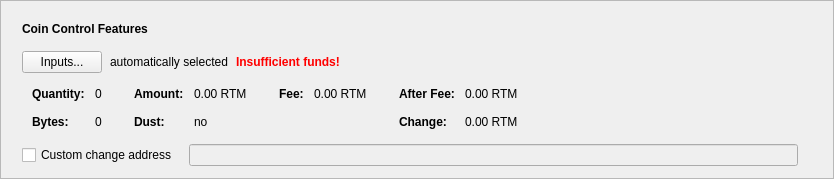
      <widget class="QFrame" name="frameCoinControl">
       <property name="sizePolicy">
        <sizepolicy hsizetype="Expanding" vsizetype="Fixed">
         <horstretch>0</horstretch>
         <verstretch>0</verstretch>
        </sizepolicy>
       </property>
       <property name="frameShape">
        <enum>QFrame::StyledPanel</enum>
       </property>
       <property name="frameShadow">
        <enum>QFrame::Raised</enum>
       </property>
       <layout class="QVBoxLayout" name="verticalLayout_2">
        <item>
         <layout class="QVBoxLayout" name="verticalLayoutCoinControl" stretch="0,0,0,0,0">
          <property name="spacing">
           <number>0</number>
          </property>
          <property name="sizeConstraint">
           <enum>QLayout::SetDefaultConstraint</enum>
          </property>
          <property name="leftMargin">
           <number>10</number>
          </property>
          <property name="topMargin">
           <number>10</number>
          </property>
          <item>
           <layout class="QHBoxLayout" name="horizontalLayoutCoinControl1">
            <property name="bottomMargin">
             <number>15</number>
            </property>
            <item>
             <widget class="QLabel" name="labelCoinControlFeatures">
              <property name="sizePolicy">
               <sizepolicy hsizetype="Preferred" vsizetype="Maximum">
                <horstretch>0</horstretch>
                <verstretch>0</verstretch>
               </sizepolicy>
              </property>
              <property name="font">
               <font>
                <weight>75</weight>
                <bold>true</bold>
               </font>
              </property>
              <property name="styleSheet">
               <string notr="true">font-weight:bold;</string>
              </property>
              <property name="text">
               <string>Coin Control Features</string>
              </property>
             </widget>
            </item>
           </layout>
          </item>
          <item>
           <layout class="QHBoxLayout" name="horizontalLayoutCoinControl2" stretch="0,0,0,0">
            <property name="spacing">
             <number>8</number>
            </property>
            <property name="bottomMargin">
             <number>10</number>
            </property>
            <item>
             <widget class="QPushButton" name="pushButtonCoinControl">
              <property name="styleSheet">
               <string notr="true"/>
              </property>
              <property name="text">
               <string>Inputs...</string>
              </property>
              <property name="autoDefault">
               <bool>false</bool>
              </property>
             </widget>
            </item>
            <item>
             <widget class="QLabel" name="labelCoinControlAutomaticallySelected">
              <property name="text">
               <string>automatically selected</string>
              </property>
              <property name="margin">
               <number>5</number>
              </property>
             </widget>
            </item>
            <item>
             <widget class="QLabel" name="labelCoinControlInsuffFunds">
              <property name="font">
               <font>
                <weight>75</weight>
                <bold>true</bold>
               </font>
              </property>
              <property name="styleSheet">
               <string notr="true">color:red;font-weight:bold;</string>
              </property>
              <property name="text">
               <string>Insufficient funds!</string>
              </property>
              <property name="margin">
               <number>5</number>
              </property>
             </widget>
            </item>
            <item>
             <spacer name="horizontalSpacerCoinControl">
              <property name="orientation">
               <enum>Qt::Horizontal</enum>
              </property>
              <property name="sizeHint" stdset="0">
               <size>
                <width>40</width>
                <height>1</height>
               </size>
              </property>
             </spacer>
            </item>
           </layout>
          </item>
          <item>
           <widget class="QWidget" name="widgetCoinControl" native="true">
            <property name="sizePolicy">
             <sizepolicy hsizetype="Preferred" vsizetype="Preferred">
              <horstretch>0</horstretch>
              <verstretch>0</verstretch>
             </sizepolicy>
            </property>
            <property name="minimumSize">
             <size>
              <width>0</width>
              <height>0</height>
             </size>
            </property>
            <property name="styleSheet">
             <string notr="true"/>
            </property>
            <layout class="QHBoxLayout" name="horizontalLayoutCoinControl5">
             <property name="leftMargin">
              <number>0</number>
             </property>
             <property name="topMargin">
              <number>0</number>
             </property>
             <property name="rightMargin">
              <number>0</number>
             </property>
             <property name="bottomMargin">
              <number>0</number>
             </property>
             <item>
              <layout class="QHBoxLayout" name="horizontalLayoutCoinControl3" stretch="0,0,0,1">
               <property name="spacing">
                <number>20</number>
               </property>
               <property name="topMargin">
                <number>0</number>
               </property>
               <property name="bottomMargin">
                <number>10</number>
               </property>
               <item>
                <layout class="QFormLayout" name="formLayoutCoinControl1">
                 <property name="horizontalSpacing">
                  <number>10</number>
                 </property>
                 <property name="verticalSpacing">
                  <number>14</number>
                 </property>
                 <property name="leftMargin">
                  <number>10</number>
                 </property>
                 <property name="topMargin">
                  <number>4</number>
                 </property>
                 <property name="rightMargin">
                  <number>6</number>
                 </property>
                 <item row="0" column="0">
                  <widget class="QLabel" name="labelCoinControlQuantityText">
                   <property name="font">
                    <font>
                     <weight>75</weight>
                     <bold>true</bold>
                    </font>
                   </property>
                   <property name="text">
                    <string>Quantity:</string>
                   </property>
                   <property name="margin">
                    <number>0</number>
                   </property>
                  </widget>
                 </item>
                 <item row="0" column="1">
                  <widget class="QLabel" name="labelCoinControlQuantity">
                   <property name="cursor">
                    <cursorShape>IBeamCursor</cursorShape>
                   </property>
                   <property name="contextMenuPolicy">
                    <enum>Qt::ActionsContextMenu</enum>
                   </property>
                   <property name="text">
                    <string notr="true">0</string>
                   </property>
                   <property name="margin">
                    <number>0</number>
                   </property>
                   <property name="textInteractionFlags">
                    <set>Qt::LinksAccessibleByMouse|Qt::TextSelectableByKeyboard|Qt::TextSelectableByMouse</set>
                   </property>
                  </widget>
                 </item>
                 <item row="1" column="0">
                  <widget class="QLabel" name="labelCoinControlBytesText">
                   <property name="font">
                    <font>
                     <weight>75</weight>
                     <bold>true</bold>
                    </font>
                   </property>
                   <property name="text">
                    <string>Bytes:</string>
                   </property>
                  </widget>
                 </item>
                 <item row="1" column="1">
                  <widget class="QLabel" name="labelCoinControlBytes">
                   <property name="cursor">
                    <cursorShape>IBeamCursor</cursorShape>
                   </property>
                   <property name="contextMenuPolicy">
                    <enum>Qt::ActionsContextMenu</enum>
                   </property>
                   <property name="text">
                    <string notr="true">0</string>
                   </property>
                   <property name="textInteractionFlags">
                    <set>Qt::LinksAccessibleByMouse|Qt::TextSelectableByKeyboard|Qt::TextSelectableByMouse</set>
                   </property>
                  </widget>
                 </item>
                </layout>
               </item>
               <item>
                <layout class="QFormLayout" name="formLayoutCoinControl2">
                 <property name="horizontalSpacing">
                  <number>10</number>
                 </property>
                 <property name="verticalSpacing">
                  <number>14</number>
                 </property>
                 <property name="leftMargin">
                  <number>6</number>
                 </property>
                 <property name="topMargin">
                  <number>4</number>
                 </property>
                 <property name="rightMargin">
                  <number>6</number>
                 </property>
                 <item row="0" column="0">
                  <widget class="QLabel" name="labelCoinControlAmountText">
                   <property name="font">
                    <font>
                     <weight>75</weight>
                     <bold>true</bold>
                    </font>
                   </property>
                   <property name="text">
                    <string>Amount:</string>
                   </property>
                   <property name="margin">
                    <number>0</number>
                   </property>
                  </widget>
                 </item>
                 <item row="0" column="1">
                  <widget class="QLabel" name="labelCoinControlAmount">
                   <property name="cursor">
                    <cursorShape>IBeamCursor</cursorShape>
                   </property>
                   <property name="contextMenuPolicy">
                    <enum>Qt::ActionsContextMenu</enum>
                   </property>
                   <property name="text">
                    <string notr="true">0.00 RTM</string>
                   </property>
                   <property name="textInteractionFlags">
                    <set>Qt::LinksAccessibleByMouse|Qt::TextSelectableByKeyboard|Qt::TextSelectableByMouse</set>
                   </property>
                  </widget>
                 </item>
                 <item row="1" column="0">
                  <widget class="QLabel" name="labelCoinControlLowOutputText">
                   <property name="font">
                    <font>
                     <weight>75</weight>
                     <bold>true</bold>
                    </font>
                   </property>
                   <property name="text">
                    <string>Dust:</string>
                   </property>
                  </widget>
                 </item>
                 <item row="1" column="1">
                  <widget class="QLabel" name="labelCoinControlLowOutput">
                   <property name="cursor">
                    <cursorShape>IBeamCursor</cursorShape>
                   </property>
                   <property name="contextMenuPolicy">
                    <enum>Qt::ActionsContextMenu</enum>
                   </property>
                   <property name="text">
                    <string notr="true">no</string>
                   </property>
                   <property name="textInteractionFlags">
                    <set>Qt::LinksAccessibleByMouse|Qt::TextSelectableByKeyboard|Qt::TextSelectableByMouse</set>
                   </property>
                  </widget>
                 </item>
                </layout>
               </item>
               <item>
                <layout class="QFormLayout" name="formLayoutCoinControl3">
                 <property name="horizontalSpacing">
                  <number>10</number>
                 </property>
                 <property name="verticalSpacing">
                  <number>14</number>
                 </property>
                 <property name="leftMargin">
                  <number>6</number>
                 </property>
                 <property name="topMargin">
                  <number>4</number>
                 </property>
                 <property name="rightMargin">
                  <number>6</number>
                 </property>
                 <item row="0" column="0">
                  <widget class="QLabel" name="labelCoinControlFeeText">
                   <property name="font">
                    <font>
                     <weight>75</weight>
                     <bold>true</bold>
                    </font>
                   </property>
                   <property name="text">
                    <string>Fee:</string>
                   </property>
                   <property name="margin">
                    <number>0</number>
                   </property>
                  </widget>
                 </item>
                 <item row="0" column="1">
                  <widget class="QLabel" name="labelCoinControlFee">
                   <property name="cursor">
                    <cursorShape>IBeamCursor</cursorShape>
                   </property>
                   <property name="contextMenuPolicy">
                    <enum>Qt::ActionsContextMenu</enum>
                   </property>
                   <property name="text">
                    <string notr="true">0.00 RTM</string>
                   </property>
                   <property name="textInteractionFlags">
                    <set>Qt::LinksAccessibleByMouse|Qt::TextSelectableByKeyboard|Qt::TextSelectableByMouse</set>
                   </property>
                  </widget>
                 </item>
                </layout>
               </item>
               <item>
                <layout class="QFormLayout" name="formLayoutCoinControl4">
                 <property name="horizontalSpacing">
                  <number>10</number>
                 </property>
                 <property name="verticalSpacing">
                  <number>14</number>
                 </property>
                 <property name="leftMargin">
                  <number>6</number>
                 </property>
                 <property name="topMargin">
                  <number>4</number>
                 </property>
                 <property name="rightMargin">
                  <number>6</number>
                 </property>
                 <item row="0" column="0">
                  <widget class="QLabel" name="labelCoinControlAfterFeeText">
                   <property name="font">
                    <font>
                     <weight>75</weight>
                     <bold>true</bold>
                    </font>
                   </property>
                   <property name="text">
                    <string>After Fee:</string>
                   </property>
                   <property name="margin">
                    <number>0</number>
                   </property>
                  </widget>
                 </item>
                 <item row="0" column="1">
                  <widget class="QLabel" name="labelCoinControlAfterFee">
                   <property name="cursor">
                    <cursorShape>IBeamCursor</cursorShape>
                   </property>
                   <property name="contextMenuPolicy">
                    <enum>Qt::ActionsContextMenu</enum>
                   </property>
                   <property name="text">
                    <string notr="true">0.00 RTM</string>
                   </property>
                   <property name="textInteractionFlags">
                    <set>Qt::LinksAccessibleByMouse|Qt::TextSelectableByKeyboard|Qt::TextSelectableByMouse</set>
                   </property>
                  </widget>
                 </item>
                 <item row="1" column="0">
                  <widget class="QLabel" name="labelCoinControlChangeText">
                   <property name="font">
                    <font>
                     <weight>75</weight>
                     <bold>true</bold>
                    </font>
                   </property>
                   <property name="text">
                    <string>Change:</string>
                   </property>
                  </widget>
                 </item>
                 <item row="1" column="1">
                  <widget class="QLabel" name="labelCoinControlChange">
                   <property name="cursor">
                    <cursorShape>IBeamCursor</cursorShape>
                   </property>
                   <property name="contextMenuPolicy">
                    <enum>Qt::ActionsContextMenu</enum>
                   </property>
                   <property name="text">
                    <string notr="true">0.00 RTM</string>
                   </property>
                   <property name="textInteractionFlags">
                    <set>Qt::LinksAccessibleByMouse|Qt::TextSelectableByKeyboard|Qt::TextSelectableByMouse</set>
                   </property>
                  </widget>
                 </item>
                </layout>
               </item>
              </layout>
             </item>
            </layout>
           </widget>
          </item>
          <item>
           <layout class="QHBoxLayout" name="horizontalLayoutCoinControl4" stretch="0,0,0">
            <property name="spacing">
             <number>12</number>
            </property>
            <property name="sizeConstraint">
             <enum>QLayout::SetDefaultConstraint</enum>
            </property>
            <property name="topMargin">
             <number>5</number>
            </property>
            <property name="rightMargin">
             <number>5</number>
            </property>
            <item>
             <widget class="QCheckBox" name="checkBoxCoinControlChange">
              <property name="toolTip">
               <string>If this is activated, but the change address is empty or invalid, change will be sent to a newly generated address.</string>
              </property>
              <property name="text">
               <string>Custom change address</string>
              </property>
             </widget>
            </item>
            <item>
             <widget class="QValidatedLineEdit" name="lineEditCoinControlChange">
              <property name="enabled">
               <bool>false</bool>
              </property>
              <property name="sizePolicy">
               <sizepolicy hsizetype="Expanding" vsizetype="Fixed">
                <horstretch>0</horstretch>
                <verstretch>0</verstretch>
               </sizepolicy>
              </property>
             </widget>
            </item>
            <item>
             <widget class="QLabel" name="labelCoinControlChangeLabel">
              <property name="sizePolicy">
               <sizepolicy hsizetype="Preferred" vsizetype="Expanding">
                <horstretch>0</horstretch>
                <verstretch>0</verstretch>
               </sizepolicy>
              </property>
              <property name="minimumSize">
               <size>
                <width>0</width>
                <height>0</height>
               </size>
              </property>
              <property name="text">
               <string/>
              </property>
              <property name="margin">
               <number>3</number>
              </property>
             </widget>
            </item>
           </layout>
          </item>
          <item>
           <spacer name="verticalSpacerCoinControl">
            <property name="orientation">
             <enum>Qt::Vertical</enum>
            </property>
            <property name="sizeType">
             <enum>QSizePolicy::Expanding</enum>
            </property>
            <property name="sizeHint" stdset="0">
             <size>
              <width>800</width>
              <height>1</height>
             </size>
            </property>
           </spacer>
          </item>
         </layout>
        </item>
       </layout>
      </widget>
